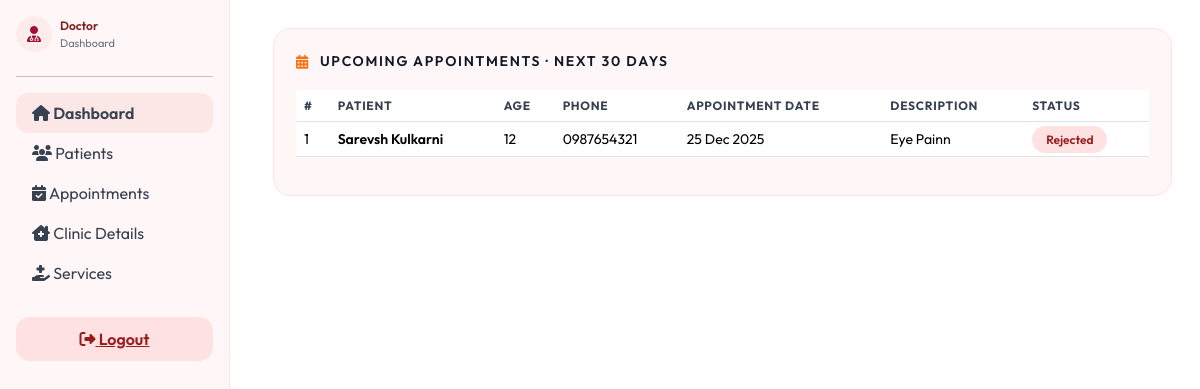
Screenshot of /doctor/upcoming-appointments.php (signed in) with the database file from the repository.
### tables this page shows
CREATE TABLE `cms_appointments` (
  `appointment_id` int(9) NOT NULL,
  `patient_id` int(9) NOT NULL,
  `appointment_date` varchar(150) NOT NULL,
  `description` text NOT NULL,
  `status` varchar(150) NOT NULL DEFAULT 'pending',
  `created_by` varchar(150) NOT NULL,
  `create_at` timestamp NOT NULL DEFAULT current_timestamp() ON UPDATE current_timestamp()
);

CREATE TABLE `cms_patients` (
  `patient_id` int(9) NOT NULL,
  `full_name` varchar(150) NOT NULL,
  `age` varchar(150) NOT NULL,
  `phone` varchar(150) NOT NULL,
  `email` varchar(150) NOT NULL,
  `gender` varchar(150) NOT NULL,
  `verification_code` varchar(150) NOT NULL,
  `is_verify` varchar(150) NOT NULL DEFAULT 'unverified',
  `password` varchar(150) NOT NULL,
  `created_at` timestamp NOT NULL DEFAULT current_timestamp() ON UPDATE current_timestamp()
);

### doctor/upcoming-appointments.php (the view, shortened to what this page needs)
<?php
include('includes/sidebar.php');
$limit = 10;
$page = isset($_GET['page']) && is_numeric($_GET['page']) ? (int)$_GET['page'] : 1;
$page = max(1, $page);
$offset = ($page - 1) * $limit;
$result = mysqli_query($conn,"
SELECT a.appointment_id, a.appointment_date, a.description, a.status,
       p.full_name, p.age, p.phone
FROM cms_appointments a
JOIN cms_patients p ON a.patient_id = p.patient_id
WHERE a.appointment_date > CURDATE()
AND a.appointment_date <= DATE_ADD(CURDATE(), INTERVAL 30 DAY)
ORDER BY a.appointment_date ASC
LIMIT $limit OFFSET $offset
");
?>
<!doctype html>
<html lang="en">
<head>
<link href="https://cdn.jsdelivr.net/npm/bootstrap@5.3.8/dist/css/bootstrap.min.css" rel="stylesheet">
<link rel="stylesheet" href="https://cdnjs.cloudflare.com/ajax/libs/font-awesome/6.5.0/css/all.min.css">
</head>
<body>
<div class="main-wrapper">
  <div class="appointments-card">
    <div class="page-title">
      <i class="fa-solid fa-calendar-days"></i>
      UPCOMING APPOINTMENTS · NEXT 30 DAYS
    </div>
    <div class="table-responsive">
      <table class="table align-middle">
        <thead>
          <tr>
            <th>#</th>
            <th>Patient</th>
            <th>Age</th>
            <th>Phone</th>
            <th>Appointment Date</th>
            <th>Description</th>
            <th>Status</th>
          </tr>
        </thead>
        <tbody>
<?php
$i = $offset + 1;
if ($result && mysqli_num_rows($result) > 0):
while ($row = mysqli_fetch_assoc($result)):
  $status = strtolower($row['status']);
  if ($status === 'verified' || $status === 'approved') {
    $cls='status-approved'; $lbl='Approved';
  } elseif ($status === 'reject' || $status === 'rejected') {
    $cls='status-rejected'; $lbl='Rejected';
  } else {
    $cls='status-pending'; $lbl='Pending';
  }
?>
<tr>
  <td><?= $i++ ?></td>
  <td class="fw-semibold"><?= htmlspecialchars($row['full_name']) ?></td>
  <td><?= $row['age'] ?></td>
  <td><?= $row['phone'] ?></td>
  <td><?= date('d M Y', strtotime($row['appointment_date'])) ?></td>
  <td><?= nl2br(htmlspecialchars($row['description'] ?? '—')) ?></td>
  <td><span class="status-pill <?= $cls ?>"><?= $lbl ?></span></td>
</tr>
<?php endwhile; endif; ?>
        </tbody>
      </table>
    </div>
  </div>
</div>
</body>
</html>

### doctor/upcoming-appointments.php (style rules this page uses)
body { font-family:'Outfit',sans-serif; background:#ffffff; color:#111827; }
.main-wrapper { margin-left:245px; padding:28px; }
.appointments-card { background:#fff7f7; border-radius:18px; padding:22px; border:1px solid #fde2e2; }
.page-title { display:flex; align-items:center; gap:10px; font-weight:600; letter-spacing:.12em; font-size:14px; margin-bottom:18px; }
.page-title i { color:#f97316; }
.table thead th { font-size:12px; text-transform:uppercase; letter-spacing:.06em; color:#374151; }
.table td { font-size:14px; vertical-align:middle; }
.status-pill { padding:6px 14px; border-radius:999px; font-size:12px; font-weight:600; }
.status-rejected { background:#fee2e2; color:#991b1b; }

### rows the page displays
cms_appointments: patient.full_name "Sarevsh Kulkarni", patient.age "12", patient.phone "0987654321", appointment_date "25 Dec 2025", description "Eye Painn", status "Rejected"
